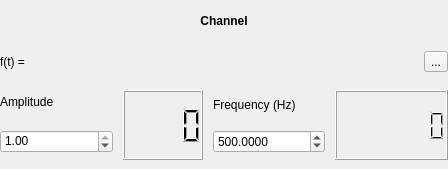
<?xml version="1.0" encoding="UTF-8"?>
<ui version="4.0">
 <class>ChannelSettings</class>
 <widget class="QWidget" name="ChannelSettings">
  <property name="geometry">
   <rect>
    <x>0</x>
    <y>0</y>
    <width>448</width>
    <height>169</height>
   </rect>
  </property>
  <property name="sizePolicy">
   <sizepolicy hsizetype="Expanding" vsizetype="Maximum">
    <horstretch>0</horstretch>
    <verstretch>0</verstretch>
   </sizepolicy>
  </property>
  <property name="minimumSize">
   <size>
    <width>0</width>
    <height>65</height>
   </size>
  </property>
  <property name="maximumSize">
   <size>
    <width>16777215</width>
    <height>1000</height>
   </size>
  </property>
  <property name="windowTitle">
   <string>Form</string>
  </property>
  <layout class="QHBoxLayout" name="horizontalLayout">
   <property name="spacing">
    <number>0</number>
   </property>
   <property name="leftMargin">
    <number>0</number>
   </property>
   <property name="topMargin">
    <number>0</number>
   </property>
   <property name="rightMargin">
    <number>0</number>
   </property>
   <property name="bottomMargin">
    <number>0</number>
   </property>
   <item>
    <layout class="QHBoxLayout" name="settings_base_horizontal_layout">
     <property name="spacing">
      <number>10</number>
     </property>
     <item>
      <layout class="QVBoxLayout" name="settings_base_vertical_layout">
       <item>
        <widget class="QLabel" name="label">
         <property name="minimumSize">
          <size>
           <width>0</width>
           <height>20</height>
          </size>
         </property>
         <property name="maximumSize">
          <size>
           <width>16777215</width>
           <height>25</height>
          </size>
         </property>
         <property name="font">
          <font>
           <weight>75</weight>
           <bold>true</bold>
          </font>
         </property>
         <property name="text">
          <string>Channel</string>
         </property>
         <property name="alignment">
          <set>Qt::AlignCenter</set>
         </property>
        </widget>
       </item>
       <item>
        <layout class="QHBoxLayout" name="function_layout">
         <item>
          <widget class="QLabel" name="label_f">
           <property name="text">
            <string>f(t) =</string>
           </property>
          </widget>
         </item>
         <item>
          <widget class="QToolButton" name="dialog_functions_btn">
           <property name="text">
            <string>...</string>
           </property>
          </widget>
         </item>
        </layout>
       </item>
       <item>
        <layout class="QHBoxLayout" name="channel_down_layout">
         <item>
          <layout class="QVBoxLayout" name="amp_set_layout">
           <property name="sizeConstraint">
            <enum>QLayout::SetDefaultConstraint</enum>
           </property>
           <item>
            <widget class="QLabel" name="label_amp">
             <property name="maximumSize">
              <size>
               <width>16777215</width>
               <height>20</height>
              </size>
             </property>
             <property name="text">
              <string>Amplitude</string>
             </property>
             <property name="alignment">
              <set>Qt::AlignLeading|Qt::AlignLeft|Qt::AlignTop</set>
             </property>
            </widget>
           </item>
           <item>
            <widget class="QDoubleSpinBox" name="doubleSpinBox_amp">
             <property name="alignment">
              <set>Qt::AlignLeading|Qt::AlignLeft|Qt::AlignTop</set>
             </property>
             <property name="minimum">
              <double>-1.000000000000000</double>
             </property>
             <property name="maximum">
              <double>1.000000000000000</double>
             </property>
             <property name="singleStep">
              <double>0.050000000000000</double>
             </property>
             <property name="value">
              <double>1.000000000000000</double>
             </property>
            </widget>
           </item>
          </layout>
         </item>
         <item>
          <widget class="QLCDNumber" name="lcdNumber_amp">
           <property name="minimumSize">
            <size>
             <width>50</width>
             <height>30</height>
            </size>
           </property>
           <property name="maximumSize">
            <size>
             <width>80</width>
             <height>70</height>
            </size>
           </property>
           <property name="smallDecimalPoint">
            <bool>false</bool>
           </property>
           <property name="digitCount">
            <number>4</number>
           </property>
           <property name="value" stdset="0">
            <double>0.000000000000000</double>
           </property>
          </widget>
         </item>
         <item>
          <layout class="QVBoxLayout" name="freq_set_layout">
           <item>
            <widget class="QLabel" name="label_freq">
             <property name="maximumSize">
              <size>
               <width>16777215</width>
               <height>20</height>
              </size>
             </property>
             <property name="text">
              <string>Frequency (Hz)</string>
             </property>
            </widget>
           </item>
           <item>
            <widget class="QDoubleSpinBox" name="doubleSpinBox_freq">
             <property name="decimals">
              <number>4</number>
             </property>
             <property name="minimum">
              <double>0.000000000000000</double>
             </property>
             <property name="maximum">
              <double>100000.000000000000000</double>
             </property>
             <property name="singleStep">
              <double>0.500000000000000</double>
             </property>
             <property name="value">
              <double>500.000000000000000</double>
             </property>
            </widget>
           </item>
          </layout>
         </item>
         <item>
          <widget class="QLCDNumber" name="lcdNumber_freq">
           <property name="minimumSize">
            <size>
             <width>50</width>
             <height>30</height>
            </size>
           </property>
           <property name="maximumSize">
            <size>
             <width>150</width>
             <height>70</height>
            </size>
           </property>
           <property name="digitCount">
            <number>7</number>
           </property>
           <property name="value" stdset="0">
            <double>0.000000000000000</double>
           </property>
           <property name="intValue" stdset="0">
            <number>0</number>
           </property>
          </widget>
         </item>
        </layout>
       </item>
      </layout>
     </item>
    </layout>
   </item>
  </layout>
 </widget>
 <resources/>
 <connections/>
</ui>
